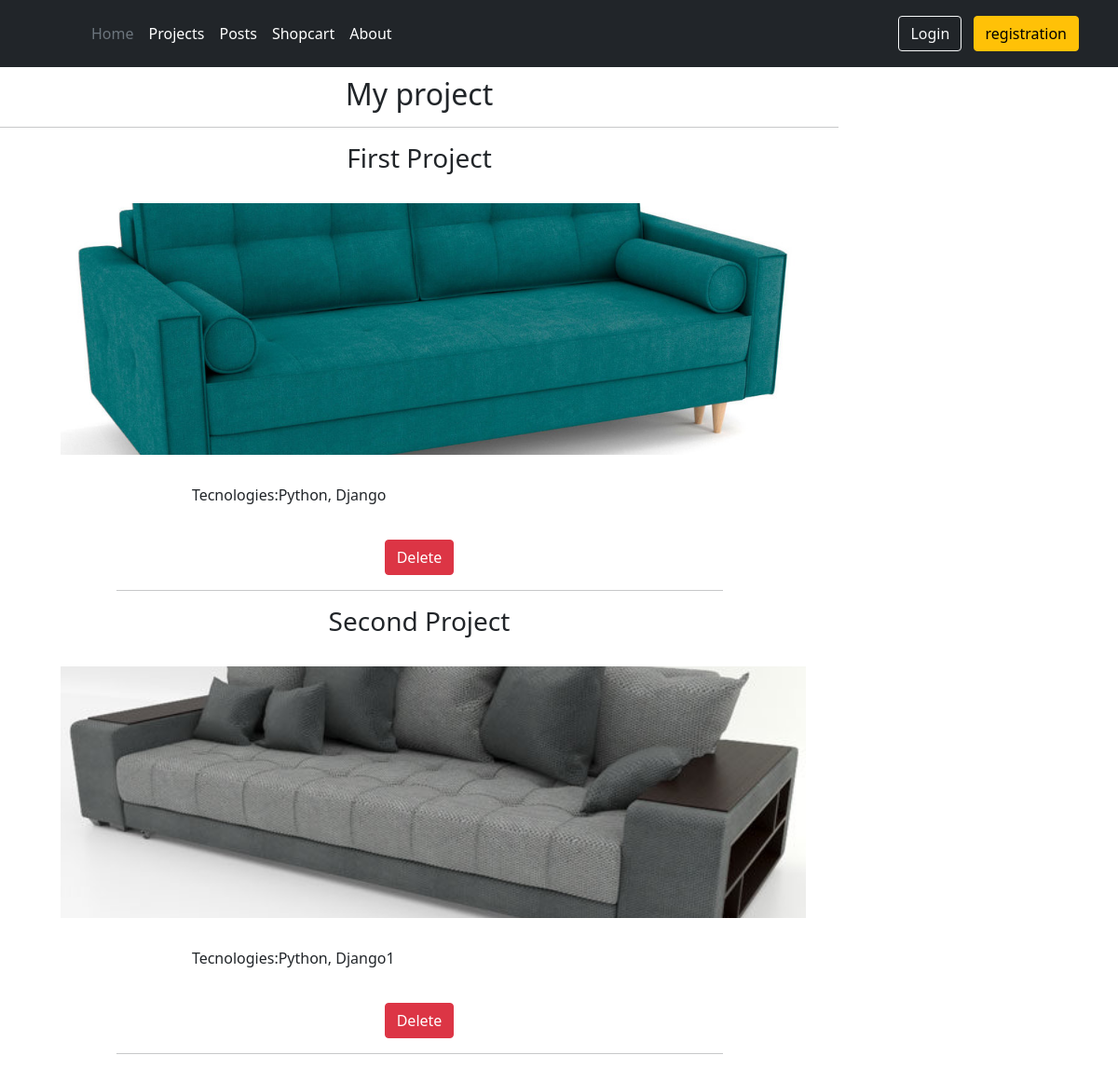
/projects/, run on the app's committed database.
### main/models.py (models this page shows, shortened)
class Project(models.Model):
    title = models.CharField(max_length=60)
    description = models.TextField()
    technology = models.CharField(max_length=40)
    image = models.FileField(upload_to='images/')

### main/views.py (the view)
# urls.py: path('projects/', views.ProjectList.as_view(), name='projects'),
class ProjectList(generic.ListView):
    queryset = Project.objects.all()
    template_name = 'main/projects.html'
    context_object_name = 'projects'

### templates/main/projects.html (shortened to what this page needs)
{% extends 'base.html' %}
{% block content %}
    <div class="col-9">
        <h2 align="center" style="margin-top: 10px">My project</h2>
        <hr class="own-hr">
        <div class="container mt-3 w-75">
            {% for project in projects %}
                <div class="d-flex flex-column mb-3 align-items-center">
                    <h3 class="text-center"><a class="link-dark" href="{% url 'project_detail' project.id %}"
                                               style="text-decoration: none;">{{ project.title }}</a></h3>
                    <div class="align-self-center p-2 bd-highlight">
                         <img style="width: 800px; height: 300px; object-fit: cover; padding-top: 15px; padding-bottom: 15px; margin-left: 30px;"
                             src="{{ project.image.url }}">
                    </div>
                    <p class="w-75 mt-2">Tecnologies:{{ project.technology }}</p>
                    <a class="btn btn-danger" href="{% url 'project_delete' project.id %}">Delete</a>
                </div>
                <hr class="own-hr">
            {% endfor %}
    </div>
</div>
{% endblock %}

### data on the page
Project: title "First Project", image (picture), technology "Python, Django"
Project: title "Second Project", image (picture), technology "Python, Django1"
